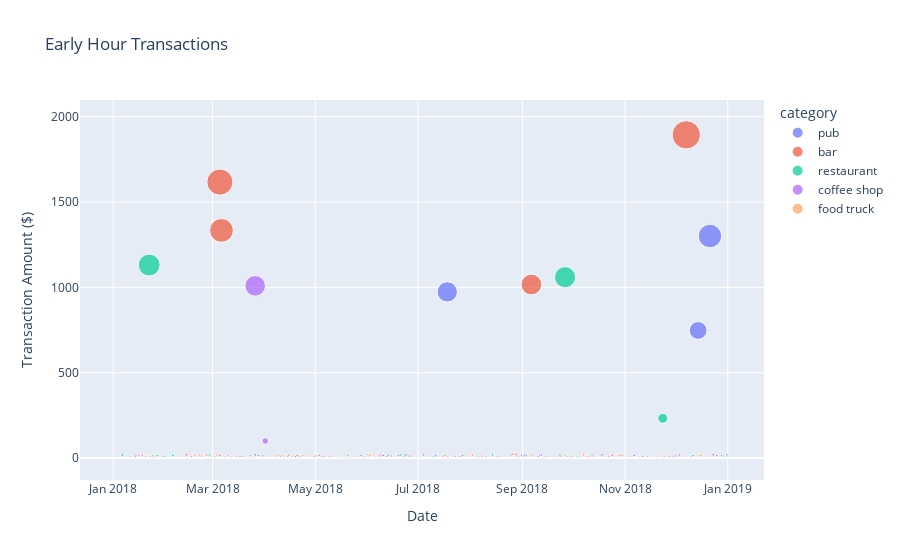

The notebook cell saved with this chart:
### Code cell
# Query: Get early hour transactions (7:00 - 9:00 AM) with merchant categories
query_early_transactions = """
    SELECT t.date, t.amount, m.name AS merchant_name, mc.name AS category
    FROM transaction t
    JOIN merchant m ON t.id_merchant = m.id
    JOIN merchant_category mc ON m.id_merchant_category = mc.id
    WHERE EXTRACT(HOUR FROM t.date) BETWEEN 7 AND 9
    ORDER BY t.date;
"""

# Fetch data
df_early_transactions = pd.read_sql(query_early_transactions, engine)

# Convert date column to datetime format
df_early_transactions['date'] = pd.to_datetime(df_early_transactions['date'])

# Create bubble chart using Plotly Express
fig = px.scatter(
    df_early_transactions,
    x="date",
    y="amount",
    size="amount",  # Bubble size represents transaction amount
    color="category",  # Color represents merchant category
    hover_data=["merchant_name", "amount"],
    title="Early Hour Transactions",
    labels={"amount": "Transaction Amount ($)", "date": "Date"},
)

# Show interactive visualization
fig.show()

### Figure 1 — Plotly figure (JSON) as saved in the notebook; plotly's stock layout.template omitted (floating-point values rounded to 4 significant figures)
{"data": [{"customdata": [["Skinner-Williams"], ["Whitehead-Sexton"], ["Rowe-Abbott"], ["Pitts, Smith and Gonzalez"], ["Johnson-Fuller"], ["Robertson-Smith"], ["Gomez-Kelly"], ["Jarvis-Turner"], ["Rowe-Abbott"], ["Miller-Blevins"], ["Williams Inc"], ["Bell, Gonzalez and Lowe"], ["Ford, Williams and Dunn"], ["Rowe-Abbott"], ["Robertson-Smith"], ["Pitts, Smith and Gonzalez"], ["Giles and Sons"], ["Little-Floyd"], ["Ford, Williams and Dunn"], ["Santos-Fitzgerald"], ["Johnson-Fuller"], ["Velazquez Ltd"], ["Giles and Sons"], ["Allen, Ramos and Carroll"], ["Carter-Blackwell"], ["Bryant, Thomas and Collins"], ["Young, Hull and Williams"], ["Turner Ltd"], ["Rivera PLC"], ["Robertson-Smith"], ["Bryant, Thomas and Collins"], ["Carter-Blackwell"], ["Browning-Cantu"], ["Garcia and Sons"], ["Bell, Gonzalez and Lowe"], ["Turner Ltd"], ["Stanton Group"], ["Brown-Cunningham"], ["Allen, Ramos and Carroll"], ["Russell and Sons"], ["Robertson-Smith"], ["Nguyen, Bautista and Williams"], ["Ruiz-Anderson"], ["Little-Floyd"], ["Bell, Gonzalez and Lowe"], ["Young, Hull and Williams"], ["Miller-Blevins"], ["Jarvis-Turner"], ["Santos-Fitzgerald"], ["Bryant, Thomas and Collins"], ["Little-Floyd"], ["Nguyen, Bautista and Williams"], ["Russell and Sons"], ["Bell, Gonzalez and Lowe"], ["Thornton-Williams"], ["Allen, Ramos and Carroll"], ["Pitts, Smith and Gonzalez"], ["Young, Hull and Williams"], ["Miller-Blevins"], ["Carter-Blackwell"], ["Boone, Davis and Townsend"], ["Rowe-Abbott"], ["Ruiz-Anderson"], ["Jarvis-Turner"], ["Allen, Ramos and Carroll"], ["Johnson-Fuller"], ["Nguyen, Bautista and Williams"], ["Jarvis-Turner"], ["Bartlett and Sons"], ["Turner Ltd"], ["Santos-Fitzgerald"], ["Garcia and Sons"], ["Jarvis-Turner"], ["Robertson-Smith"], ["Rowe-Abbott"], ["Whitehead-Sexton"], ["Bell, Gonzalez and Lowe"], ["Johnson-Fuller"], ["Bartlett and Sons"], ["Johnson-Fuller"], ["Jarvis-Turner"], ["Brown-Cunningham"], ["Johnson-Fuller"], ["Smith-Richards"], ["Stanton Group"], ["Bryant, Thomas and Collins"]], "hovertemplate": "category=pub<br>Date=%{x}<br>Transaction Amount ($)=%{marker.size}<br>merchant_name=%{customdata[0]}<extra></extra>", "legendgroup": "pub", "marker": {"color": "#636efa", "size": [3.89, 16.28, 5.55, 7.94, 3.15, 15.21, 10.47, 1.48, 10.96, 2.65, 10.26, 1.16, 11.64, 11.68, 13.46, 3.97, 1.65, 10.36, 2.79, 5.17, 19.34, 6.2, 10.53, 10.53, 10.03, 10.25, 1.58, 10.11, 3.83, 2.59, 11.65, 3.25, 2.43, 2.24, 4.57, 1.53, 4.14, 1.41, 18.82, 1.46, 17.88, 11.11, 2.38, 18.6, 6.4, 14.8, 1.27, 10.94, 974, 5.48, 10.59, 5.92, 7.5, 10.79, 10.29, 4.37, 19.34, 5.94, 11.53, 17.8, 13.59, 17.14, 7.73, 10.92, 7.46, 19.86, 11.08, 2.99, 16.41, 4.74, 3.86, 6.47, 5.27, 4.29, 10.96, 16.88, 3.9, 748, 4.86, 1301, 19.27, 2.71, 17.13, 12.88, 6.27, 19.75], "sizemode": "area", "sizeref": 4.735, "symbol": "circle"}, "mode": "markers", "name": "pub", "orientation": "v", "showlegend": true, "type": "scatter", "x": ["2018-01-03T08:44:46", "2018-01-06T08:49:34", "2018-01-11T09:27:30", "2018-01-11T09:38:33", "2018-01-14T07:06:57", "2018-01-14T07:33:54", "2018-01-23T08:07:03", "2018-01-23T08:18:10", "2018-01-24T07:55:45", "2018-01-29T07:01:26", "2018-02-01T08:49:24", "2018-02-09T07:38:19", "2018-02-22T07:59:29", "2018-02-25T07:37:03", "2018-02-26T07:31:20", "2018-03-07T09:22:27", "2018-03-12T09:08:18", "2018-03-17T08:07:52", "2018-03-23T07:49:52", "2018-03-25T08:27:43", "2018-03-26T08:08:27", "2018-03-26T08:14:09", "2018-03-30T08:28:18", "2018-04-08T09:46:08", "2018-04-12T08:33:16", "2018-04-19T07:48:36", "2018-04-19T09:58:51", "2018-04-21T07:53:33", "2018-05-02T09:38:58", "2018-05-03T09:11:10", "2018-05-04T08:21:59", "2018-05-04T08:33:40", "2018-05-17T07:39:47", "2018-05-18T07:21:45", "2018-05-21T09:19:58", "2018-05-21T09:36:20", "2018-06-07T08:00:15", "2018-06-07T08:58:28", "2018-06-09T07:29:28", "2018-06-19T08:34:09", "2018-06-20T09:58:49", "2018-06-23T09:15:53", "2018-06-23T09:17:31", "2018-06-24T07:28:48", "2018-06-30T08:01:12", "2018-07-11T09:57:31", "2018-07-16T07:21:20", "2018-07-16T09:15:17", "2018-07-18T09:19:08", "2018-07-19T09:12:40", "2018-07-26T09:55:05", "2018-08-05T08:11:21", "2018-08-06T09:42:47", "2018-08-10T09:27:10", "2018-08-16T07:51:18", "2018-08-25T08:06:30", "2018-08-25T09:38:14", "2018-08-28T08:40:01", "2018-08-29T09:19:59", "2018-09-02T07:36:42", "2018-09-03T07:27:55", "2018-09-11T09:40:23", "2018-09-23T08:15:35", "2018-09-24T07:16:11", "2018-10-06T09:36:45", "2018-10-18T07:16:04", "2018-10-27T08:17:07", "2018-11-05T09:37:01", "2018-11-06T09:41:03", "2018-11-09T08:29:42", "2018-11-15T08:28:06", "2018-11-18T09:29:57", "2018-11-23T07:23:43", "2018-11-29T08:38:28", "2018-11-29T09:23:22", "2018-12-01T09:52:14", "2018-12-06T09:44:23", "2018-12-14T08:51:41", "2018-12-17T09:10:47", "2018-12-21T09:56:32", "2018-12-23T07:39:47", "2018-12-27T07:35:24", "2018-12-28T07:02:38", "2018-12-28T09:00:45", "2018-12-28T09:07:10", "2018-12-31T09:50:25"], "xaxis": "x", "y": [3.89, 16.28, 5.55, 7.94, 3.15, 15.21, 10.47, 1.48, 10.96, 2.65, 10.26, 1.16, 11.64, 11.68, 13.46, 3.97, 1.65, 10.36, 2.79, 5.17, 19.34, 6.2, 10.53, 10.53, 10.03, 10.25, 1.58, 10.11, 3.83, 2.59, 11.65, 3.25, 2.43, 2.24, 4.57, 1.53, 4.14, 1.41, 18.82, 1.46, 17.88, 11.11, 2.38, 18.6, 6.4, 14.8, 1.27, 10.94, 974, 5.48, 10.59, 5.92, 7.5, 10.79, 10.29, 4.37, 19.34, 5.94, 11.53, 17.8, 13.59, 17.14, 7.73, 10.92, 7.46, 19.86, 11.08, 2.99, 16.41, 4.74, 3.86, 6.47, 5.27, 4.29, 10.96, 16.88, 3.9, 748, 4.86, 1301, 19.27, 2.71, 17.13, 12.88, 6.27, 19.75], "yaxis": "y"}, {"customdata": [["Atkinson Ltd"], ["Brown LLC"], ["Fleming, Smith and Collins"], ["Wood-Ramirez"], ["Wood-Ramirez"], ["Atkinson Ltd"], ["Patton-Rivera"], ["Brown LLC"], ["Cox, Montgomery and Morgan"], ["Ruiz-Chavez"], ["Kennedy-Chen"], ["Robles Inc"], ["Mccarty-Thomas"], ["Jacobs, Torres and Walker"], ["Mccarty-Thomas"], ["Griffin-Woodard"], ["Griffin-Woodard"], ["Vasquez-Parker"], ["Fleming, Smith and Collins"], ["Kennedy-Chen"], ["Greer Inc"], ["Williams Group"], ["Patton-Rivera"], ["Greene-Wood"], ["Vasquez-Parker"], ["Jacobs, Torres and Walker"], ["Pugh-Williams"], ["Wood-Ramirez"], ["Brown LLC"], ["Martinez-Robinson"], ["Robles Inc"], ["Bauer-Cole"], ["Mccarty-Thomas"], ["Greene-Wood"], ["Bauer-Cole"], ["Smith PLC"], ["Bauer-Cole"], ["Greene-Wood"], ["Perry and Sons"], ["Patton-Rivera"], ["Greene-Wood"], ["Smith PLC"], ["Vasquez-Parker"], ["Scott, Hess and Finley"], ["Wood-Ramirez"], ["Jacobs, Torres and Walker"], ["Guzman, Garcia and Church"], ["Martinez-Robinson"], ["Pugh-Williams"], ["Brown LLC"], ["Dalton, Cameron and Jones"], ["Perry and Sons"], ["Greer Inc"], ["Jacobs, Torres and Walker"], ["Atkinson Ltd"], ["Jacobs, Torres and Walker"], ["Colon Ltd"], ["Jacobs, Torres and Walker"], ["Pugh-Williams"], ["Colon Ltd"], ["Wood-Ramirez"], ["Patton-Rivera"], ["Colon Ltd"], ["Patton-Rivera"], ["Williams Group"], ["Greene-Wood"], ["White-Hall"], ["Mccarty-Thomas"], ["Ruiz-Chavez"], ["Brown LLC"], ["Greene-Wood"], ["Curry, Scott and Richardson"], ["Greene-Wood"], ["Robles Inc"], ["Kennedy-Chen"], ["Greer Inc"], ["Curry, Scott and Richardson"], ["Bauer-Cole"], ["Wood-Ramirez"], ["Robles Inc"], ["Jacobs, Torres and Walker"]], "hovertemplate": "category=bar<br>Date=%{x}<br>Transaction Amount ($)=%{marker.size}<br>merchant_name=%{customdata[0]}<extra></extra>", "legendgroup": "bar", "marker": {"color": "#EF553B", "size": [1.36, 10.23, 11.96, 5, 11.35, 10.76, 2.48, 1.26, 19.2, 6.17, 10, 7.23, 17.87, 16.58, 1617.0, 1334, 11.12, 10.26, 1.46, 12.34, 10.78, 10.21, 17.78, 10.24, 15.04, 7.33, 1.72, 1.11, 10.39, 12.98, 16.64, 10.3, 2.24, 1.46, 2.27, 17.47, 4.6, 1.62, 17.03, 4.54, 10.53, 12.64, 10.16, 3.09, 15.94, 6.34, 3.97, 15.58, 11.93, 4.89, 6.36, 11.86, 15.42, 2.05, 1.61, 1017, 15.98, 5.16, 1.89, 3.66, 10.44, 1.61, 10.45, 3.58, 10.85, 2.11, 16.84, 2.28, 3.21, 12.76, 10.5, 11.64, 1.51, 10.02, 11.05, 10.48, 1894, 9.59, 1.39, 0.78, 14.98], "sizemode": "area", "sizeref": 4.735, "symbol": "circle"}, "mode": "markers", "name": "bar", "orientation": "v", "showlegend": true, "type": "scatter", "x": ["2018-01-05T07:19:27", "2018-01-14T07:50:44", "2018-01-20T08:35:34", "2018-01-24T08:28:08", "2018-01-25T08:58:28", "2018-01-26T09:30:15", "2018-02-08T08:36:01", "2018-02-11T08:25:36", "2018-02-13T09:24:07", "2018-02-14T08:06:06", "2018-02-16T08:32:50", "2018-02-26T07:25:47", "2018-02-26T09:57:26", "2018-03-05T07:34:15", "2018-03-05T08:26:08", "2018-03-06T07:18:09", "2018-03-15T07:30:36", "2018-03-19T08:40:24", "2018-03-23T07:13:23", "2018-03-24T09:19:46", "2018-04-13T07:16:33", "2018-04-15T07:45:25", "2018-04-15T08:32:38", "2018-04-19T08:09:45", "2018-04-20T08:27:59", "2018-04-22T07:19:40", "2018-04-29T08:03:32", "2018-04-29T08:15:40", "2018-04-30T09:27:01", "2018-05-01T07:40:00", "2018-05-03T07:20:28", "2018-05-06T09:56:48", "2018-05-12T08:42:43", "2018-05-14T07:06:07", "2018-05-19T09:12:20", "2018-06-02T07:44:39", "2018-06-05T08:19:20", "2018-06-07T07:07:22", "2018-06-08T07:31:57", "2018-06-09T08:28:23", "2018-06-12T07:21:43", "2018-06-15T09:16:06", "2018-06-22T07:42:33", "2018-06-25T07:07:38", "2018-06-26T08:00:22", "2018-07-16T09:01:08", "2018-07-17T09:00:53", "2018-07-27T09:49:48", "2018-07-31T07:44:59", "2018-08-13T07:48:40", "2018-08-17T08:25:22", "2018-08-30T08:46:49", "2018-08-31T09:30:29", "2018-09-02T07:33:42", "2018-09-04T09:20:30", "2018-09-06T08:28:55", "2018-09-06T08:35:35", "2018-09-13T09:38:34", "2018-09-24T08:19:07", "2018-09-25T07:39:58", "2018-09-27T09:50:26", "2018-09-28T07:31:10", "2018-09-30T07:38:44", "2018-09-30T08:04:11", "2018-10-09T08:15:25", "2018-10-13T07:56:45", "2018-10-24T09:56:38", "2018-10-26T09:20:18", "2018-10-27T09:59:06", "2018-10-30T09:43:42", "2018-11-03T08:54:52", "2018-11-04T08:34:16", "2018-11-09T09:18:16", "2018-11-11T07:57:40", "2018-11-27T09:56:57", "2018-12-01T07:43:40", "2018-12-07T07:22:03", "2018-12-15T08:05:20", "2018-12-16T09:38:32", "2018-12-20T08:00:01", "2018-12-25T09:55:58"], "xaxis": "x", "y": [1.36, 10.23, 11.96, 5, 11.35, 10.76, 2.48, 1.26, 19.2, 6.17, 10, 7.23, 17.87, 16.58, 1617.0, 1334, 11.12, 10.26, 1.46, 12.34, 10.78, 10.21, 17.78, 10.24, 15.04, 7.33, 1.72, 1.11, 10.39, 12.98, 16.64, 10.3, 2.24, 1.46, 2.27, 17.47, 4.6, 1.62, 17.03, 4.54, 10.53, 12.64, 10.16, 3.09, 15.94, 6.34, 3.97, 15.58, 11.93, 4.89, 6.36, 11.86, 15.42, 2.05, 1.61, 1017, 15.98, 5.16, 1.89, 3.66, 10.44, 1.61, 10.45, 3.58, 10.85, 2.11, 16.84, 2.28, 3.21, 12.76, 10.5, 11.64, 1.51, 10.02, 11.05, 10.48, 1894, 9.59, 1.39, 0.78, 14.98], "yaxis": "y"}, {"customdata": [["Lowe PLC"], ["Lowe PLC"], ["Riggs-Adams"], ["Russell-Thomas"], ["Walker, Deleon and Wolf"], ["Hamilton-Mcfarland"], ["Greene LLC"], ["Lee LLC"], ["Brown, Ballard and Glass"], ["Murphy, Heath and Fields"], ["Martinez Group"], ["Murphy, Heath and Fields"], ["Martinez Group"], ["Wilson and Sons"], ["Riggs-Adams"], ["Mccarty PLC"], ["Fisher-Bolton"], ["Fisher-Bolton"], ["Martinez Group"], ["Mccarty PLC"], ["Bond, Lewis and Rangel"], ["Greene LLC"], ["Mccarty PLC"], ["Russell-Thomas"], ["Fisher-Bolton"], ["Martinez Group"], ["Johnson-Watts"], ["Johnson-Watts"], ["Townsend-Anderson"], ["Johnson-Watts"], ["Martinez Group"], ["Lopez-Kelly"], ["Best Inc"], ["Hamilton-Mcfarland"], ["Riggs-Adams"], ["Martin Inc"], ["Russell-Thomas"], ["Fisher-Bolton"], ["Hamilton-Mcfarland"], ["Lee LLC"], ["Lee LLC"], ["Johnson-Watts"], ["Greene LLC"], ["Herrera Group"], ["Walters-Ward"], ["Martin Inc"], ["Herrera Group"], ["Cline, Myers and Strong"], ["Brown, Ballard and Glass"], ["Bond, Lewis and Rangel"], ["Hamilton-Mcfarland"], ["Lopez-Kelly"], ["Lee LLC"], ["Best Inc"], ["Fisher-Bolton"], ["Townsend-Anderson"], ["Cline, Myers and Strong"], ["Johnson, Rivas and Anderson"], ["Walker, Deleon and Wolf"], ["Lowe PLC"], ["Lee LLC"], ["Walker, Deleon and Wolf"], ["Henderson and Sons"], ["Bond, Lewis and Rangel"], ["Jenkins, Peterson and Beck"], ["Martinez Group"], ["Johnson, Rivas and Anderson"], ["Hamilton-Mcfarland"], ["Harrison, Newton and Hansen"], ["Baxter-Smith"], ["Walker, Deleon and Wolf"], ["Mccarty PLC"], ["Vaughn, Wilson and Hall"], ["Murphy, Heath and Fields"], ["Fisher-Bolton"], ["Bond, Lewis and Rangel"], ["Martin Inc"], ["Jenkins, Peterson and Beck"], ["Riggs-Adams"], ["Riggs-Adams"], ["Riggs-Adams"], ["Greene LLC"], ["Riggs-Adams"], ["Wilson and Sons"], ["Berry-Lopez"]], "hovertemplate": "category=restaurant<br>Date=%{x}<br>Transaction Amount ($)=%{marker.size}<br>merchant_name=%{customdata[0]}<extra></extra>", "legendgroup": "restaurant", "marker": {"color": "#00cc96", "size": [18.35, 18.72, 11.91, 2.51, 1131, 5.56, 15.15, 10.53, 10.49, 17.85, 15.73, 2.73, 18.32, 18.52, 6.16, 10.56, 10.47, 1.77, 13.98, 3.22, 10.38, 4.34, 1.99, 4.48, 4.72, 10.63, 4.87, 4.54, 11.73, 2.97, 6.35, 2.4, 6.06, 5.55, 3.22, 17.48, 1.29, 10.24, 4.28, 7.16, 19.33, 10.87, 10.61, 16.16, 17.56, 15.98, 2.88, 18.56, 11.53, 3.59, 10.23, 14.78, 11.45, 3.35, 16.57, 10.17, 1.09, 18.54, 2.29, 11.37, 2.24, 10.32, 1.09, 19.02, 1060, 1.19, 11.35, 10.97, 11.12, 1.74, 4.49, 17.36, 15.94, 10.45, 2.69, 10.36, 233, 3.88, 11.29, 5.17, 1.53, 14.92, 6.21, 12.25, 11.87], "sizemode": "area", "sizeref": 4.735, "symbol": "circle"}, "mode": "markers", "name": "restaurant", "orientation": "v", "showlegend": true, "type": "scatter", "x": ["2018-01-06T07:00:32", "2018-01-06T08:42:50", "2018-01-17T07:56:09", "2018-01-19T07:08:43", "2018-01-22T08:07:03", "2018-01-24T07:14:27", "2018-01-27T08:36:58", "2018-01-30T09:15:16", "2018-01-31T09:42:00", "2018-02-05T08:37:24", "2018-02-05T09:39:22", "2018-02-14T09:36:28", "2018-02-25T09:36:59", "2018-02-27T08:27:00", "2018-02-28T09:00:15", "2018-03-02T09:24:52", "2018-03-18T07:23:02", "2018-03-21T08:07:16", "2018-03-31T09:18:18", "2018-04-07T09:06:38", "2018-04-07T09:36:01", "2018-04-08T09:08:35", "2018-04-09T08:30:25", "2018-04-12T09:44:09", "2018-04-13T07:00:05", "2018-04-13T09:39:25", "2018-04-13T09:49:49", "2018-04-16T09:52:40", "2018-04-17T09:56:17", "2018-04-18T09:21:42", "2018-05-02T09:41:45", "2018-05-10T08:27:32", "2018-05-14T08:19:34", "2018-05-16T08:50:23", "2018-05-19T07:14:56", "2018-05-20T08:36:46", "2018-05-20T09:22:21", "2018-05-22T08:49:19", "2018-05-26T08:08:43", "2018-05-29T09:59:51", "2018-06-01T08:56:59", "2018-06-01T09:09:17", "2018-06-02T09:10:25", "2018-06-10T07:55:27", "2018-06-13T08:46:29", "2018-06-19T07:16:54", "2018-06-22T07:42:35", "2018-06-23T07:12:06", "2018-06-25T09:17:05", "2018-07-09T07:58:15", "2018-07-10T08:29:26", "2018-07-16T09:25:54", "2018-07-23T07:33:44", "2018-07-24T07:40:27", "2018-07-29T09:00:39", "2018-07-29T09:38:57", "2018-08-05T07:24:20", "2018-08-14T08:38:49", "2018-08-15T09:33:28", "2018-08-16T08:15:42", "2018-08-17T07:24:43", "2018-09-10T07:47:31", "2018-09-12T07:09:31", "2018-09-23T07:30:56", "2018-09-26T08:48:40", "2018-09-26T08:50:53", "2018-09-29T07:16:40", "2018-10-03T08:32:36", "2018-10-05T09:07:35", "2018-10-08T08:18:57", "2018-10-09T09:34:06", "2018-10-12T09:51:16", "2018-10-30T07:08:04", "2018-10-30T07:27:12", "2018-11-01T09:02:14", "2018-11-14T09:41:37", "2018-11-23T09:08:05", "2018-11-24T07:57:37", "2018-11-26T07:19:47", "2018-11-28T07:16:22", "2018-11-30T09:08:26", "2018-12-11T07:42:50", "2018-12-16T09:53:51", "2018-12-29T08:11:55", "2018-12-31T08:22:17"], "xaxis": "x", "y": [18.35, 18.72, 11.91, 2.51, 1131, 5.56, 15.15, 10.53, 10.49, 17.85, 15.73, 2.73, 18.32, 18.52, 6.16, 10.56, 10.47, 1.77, 13.98, 3.22, 10.38, 4.34, 1.99, 4.48, 4.72, 10.63, 4.87, 4.54, 11.73, 2.97, 6.35, 2.4, 6.06, 5.55, 3.22, 17.48, 1.29, 10.24, 4.28, 7.16, 19.33, 10.87, 10.61, 16.16, 17.56, 15.98, 2.88, 18.56, 11.53, 3.59, 10.23, 14.78, 11.45, 3.35, 16.57, 10.17, 1.09, 18.54, 2.29, 11.37, 2.24, 10.32, 1.09, 19.02, 1060, 1.19, 11.35, 10.97, 11.12, 1.74, 4.49, 17.36, 15.94, 10.45, 2.69, 10.36, 233, 3.88, 11.29, 5.17, 1.53, 14.92, 6.21, 12.25, 11.87], "yaxis": "y"}, {"customdata": [["Osborne-Page"], ["Ferguson Ltd"], ["Padilla-Clements"], ["Mcdaniel, Hines and Mcfarland"], ["Kim-Lopez"], ["Wallace and Sons"], ["Ferguson Ltd"], ["Maxwell, Tapia and Villanueva"], ["Wallace and Sons"], ["Kim-Lopez"], ["Rodriguez, Dunlap and Nunez"], ["Collins LLC"], ["Brown, Estrada and Powers"], ["Wallace and Sons"], ["Padilla-Clements"], ["Maxwell, Tapia and Villanueva"], ["Jones, Clark and Hoover"], ["Sweeney-Paul"], ["Padilla-Clements"], ["Osborne-Page"], ["Padilla-Clements"], ["Horn Ltd"], ["Horn Ltd"], ["Brown, Estrada and Powers"], ["Ramirez-Carr"], ["Maldonado Group"], ["Smith-Stephens"], ["Marshall-Rojas"], ["Pitts, Salinas and Garcia"], ["Sanders, Parks and Mcfarland"], ["Kim-Lopez"], ["Williams, Wright and Wagner"], ["Marshall-Rojas"], ["Marshall-Rojas"], ["Johnson and Sons"], ["Williams, Wright and Wagner"], ["Smith-Stephens"], ["Ramirez-Carr"], ["Jones, Clark and Hoover"], ["Ferguson Ltd"], ["Ferguson Ltd"], ["Ferguson Ltd"], ["Osborne-Page"], ["Ferguson Ltd"], ["Johnson and Sons"], ["Edwards-Aguirre"], ["Pitts, Salinas and Garcia"], ["Brown, Estrada and Powers"], ["Wallace and Sons"], ["Smith-Stephens"], ["Kim-Lopez"], ["Pitts, Salinas and Garcia"], ["Sweeney-Paul"], ["Edwards-Aguirre"], ["Mitchell Group"], ["Ramirez-Carr"], ["Sweeney-Paul"], ["Smith-Stephens"], ["Pitts, Salinas and Garcia"], ["Mcdaniel, Hines and Mcfarland"], ["Sanders, Parks and Mcfarland"], ["Sweeney-Paul"], ["Marshall-Rojas"], ["Sanders, Parks and Mcfarland"], ["Maxwell, Tapia and Villanueva"], ["Williams, Wright and Wagner"], ["Pitts, Salinas and Garcia"], ["Sanders, Parks and Mcfarland"], ["Brown, Estrada and Powers"], ["Ferguson Ltd"], ["Rodriguez, Dunlap and Nunez"], ["Osborne-Page"], ["Kim-Lopez"], ["Padilla-Clements"]], "hovertemplate": "category=coffee shop<br>Date=%{x}<br>Transaction Amount ($)=%{marker.size}<br>merchant_name=%{customdata[0]}<extra></extra>", "legendgroup": "coffee shop", "marker": {"color": "#ab63fa", "size": [7.07, 17.36, 3.82, 17.54, 5.74, 3.08, 6.3, 8.02, 18.14, 2.55, 2.99, 13.53, 2.06, 14.26, 1009, 16.36, 12.96, 3.65, 100, 10.32, 10.82, 10.51, 10.75, 10.84, 10.48, 1.9, 10.34, 3.08, 15.96, 0.83, 11.88, 15.05, 6.23, 10.2, 6.68, 5.5, 18.93, 9.89, 10.45, 12.16, 10.68, 5.84, 14.42, 12.52, 11.38, 10.62, 20.71, 10.68, 10.38, 18.48, 2.34, 11.72, 11.94, 11.81, 0.61, 4.85, 1.36, 10.27, 1.6, 11.31, 4.3, 13.83, 10.2, 12.98, 5.65, 16.85, 2.09, 7.8, 10.58, 6.46, 12.32, 18.08, 10.31, 5.96], "sizemode": "area", "sizeref": 4.735, "symbol": "circle"}, "mode": "markers", "name": "coffee shop", "orientation": "v", "showlegend": true, "type": "scatter", "x": ["2018-01-07T07:33:17", "2018-01-16T08:02:04", "2018-01-17T09:09:33", "2018-01-18T08:18:50", "2018-01-25T07:41:11", "2018-01-27T08:24:11", "2018-02-01T09:29:56", "2018-02-18T08:19:55", "2018-02-25T07:55:21", "2018-02-25T08:52:38", "2018-03-08T09:47:40", "2018-03-10T08:52:09", "2018-03-20T08:58:40", "2018-03-23T09:31:49", "2018-03-26T07:41:59", "2018-03-28T07:36:02", "2018-03-30T08:12:28", "2018-03-31T08:48:53", "2018-04-01T07:17:21", "2018-04-10T09:14:37", "2018-04-14T08:09:42", "2018-04-30T07:29:14", "2018-05-04T09:45:24", "2018-05-05T09:06:25", "2018-05-09T09:34:14", "2018-05-20T09:33:41", "2018-05-23T09:27:09", "2018-05-25T09:52:03", "2018-05-28T07:57:39", "2018-05-31T09:07:36", "2018-06-08T07:25:30", "2018-06-10T08:20:40", "2018-06-18T08:04:04", "2018-06-26T09:10:08", "2018-06-27T08:22:41", "2018-07-02T08:25:29", "2018-07-04T08:51:29", "2018-07-15T07:33:37", "2018-07-18T08:04:03", "2018-07-21T09:34:52", "2018-07-25T07:55:47", "2018-07-29T07:42:47", "2018-08-02T07:13:49", "2018-08-08T08:36:23", "2018-08-10T09:06:53", "2018-08-17T09:15:24", "2018-08-28T07:17:14", "2018-09-01T09:41:45", "2018-09-10T07:53:03", "2018-09-12T07:33:19", "2018-09-15T07:31:59", "2018-09-15T08:33:49", "2018-09-16T09:16:55", "2018-09-19T09:49:13", "2018-09-21T07:53:08", "2018-10-04T07:23:53", "2018-10-05T08:27:56", "2018-10-09T07:22:22", "2018-10-10T09:01:17", "2018-10-13T07:26:25", "2018-10-19T09:27:44", "2018-10-22T07:41:56", "2018-10-22T08:11:43", "2018-10-27T08:04:44", "2018-10-29T07:16:30", "2018-10-29T07:18:34", "2018-11-15T07:29:13", "2018-11-20T08:31:45", "2018-11-24T07:08:51", "2018-11-25T08:31:16", "2018-11-30T08:52:20", "2018-12-03T09:24:59", "2018-12-10T07:44:42", "2018-12-24T08:12:44"], "xaxis": "x", "y": [7.07, 17.36, 3.82, 17.54, 5.74, 3.08, 6.3, 8.02, 18.14, 2.55, 2.99, 13.53, 2.06, 14.26, 1009, 16.36, 12.96, 3.65, 100, 10.32, 10.82, 10.51, 10.75, 10.84, 10.48, 1.9, 10.34, 3.08, 15.96, 0.83, 11.88, 15.05, 6.23, 10.2, 6.68, 5.5, 18.93, 9.89, 10.45, 12.16, 10.68, 5.84, 14.42, 12.52, 11.38, 10.62, 20.71, 10.68, 10.38, 18.48, 2.34, 11.72, 11.94, 11.81, 0.61, 4.85, 1.36, 10.27, 1.6, 11.31, 4.3, 13.83, 10.2, 12.98, 5.65, 16.85, 2.09, 7.8, 10.58, 6.46, 12.32, 18.08, 10.31, 5.96], "yaxis": "y"}, {"customdata": [["Clark and Sons"], ["Kelley-Roberts"], ["Romero-Jordan"], ["Garcia PLC"], ["Combs-Jones"], ["Dominguez PLC"], ["Solis Group"], ["Mccullough-Murphy"], ["Kelly, Dyer and Schmitt"], ["Yoder-Zavala"], ["Yoder-Zavala"], ["Dominguez PLC"], ["Armstrong PLC"], ["Clark and Sons"], ["Wilson, Roberts and Davenport"], ["Kidd-Lopez"], ["Mccullough-Murphy"], ["Romero-Jordan"], ["Kidd-Lopez"], ["Wilson, Roberts and Davenport"], ["Baker Inc"], ["Baker Inc"], ["Richardson, Smith and Jordan"], ["Combs-Jones"], ["Armstrong PLC"], ["Davis, Lowe and Baxter"], ["Baker Inc"], ["Wilson, Roberts and Davenport"], ["Vega, Jones and Castro"], ["Solis Group"], ["Richardson, Smith and Jordan"], ["Combs-Jones"], ["Solis Group"], ["Vega, Jones and Castro"], ["Cooper, Carpenter and Jackson"], ["Marshall-Lopez"], ["Marshall-Lopez"], ["Walker, Campbell and Sullivan"], ["Baker Inc"], ["Kelly, Dyer and Schmitt"], ["Vega, Jones and Castro"], ["Reed Group"], ["Rodgers, Johnston and Macias"], ["Davis, Lowe and Baxter"], ["Norton, Burton and Smith"], ["Mccullough-Murphy"], ["Walker, Campbell and Sullivan"], ["Long, Harrell and Johnson"], ["Reed Group"], ["Garcia PLC"], ["Norton, Burton and Smith"], ["Marshall-Lopez"], ["Solis Group"], ["Wheeler-Moreno"], ["Baker Inc"], ["Combs-Jones"], ["Kelly, Dyer and Schmitt"], ["Reed Group"], ["Marshall-Lopez"], ["Baker Inc"], ["Norton, Burton and Smith"], ["Richardson, Smith and Jordan"], ["Solis Group"], ["Miller, Chavez and Cobb"], ["Rodgers, Johnston and Macias"], ["Combs-Jones"], ["Clark and Sons"], ["Mccullough-Murphy"], ["Fowler and Sons"], ["Kelley-Roberts"], ["Young-Navarro"], ["Armstrong PLC"], ["Day-Murray"], ["Wilson, Roberts and Davenport"], ["Davis, Lowe and Baxter"], ["Garcia PLC"], ["Combs-Jones"], ["Hess-Fischer"], ["Norton, Burton and Smith"], ["Miller, Chavez and Cobb"], ["Baker Inc"], ["Combs-Jones"], ["Vega, Jones and Castro"], ["Rodriguez-Parker"], ["Combs-Jones"], ["Baker Inc"], ["Solis Group"], ["Wilson, Roberts and Davenport"], ["Richardson, Smith and Jordan"], ["Wilson, Roberts and Davenport"], ["Kelly, Dyer and Schmitt"], ["Kidd-Lopez"], ["Day-Murray"]], "hovertemplate": "category=food truck<br>Date=%{x}<br>Transaction Amount ($)=%{marker.size}<br>merchant_name=%{customdata[0]}<extra></extra>", "legendgroup": "food truck", "marker": {"color": "#FFA15A", "size": [1.62, 12.67, 2.85, 17.53, 10.58, 9.81, 15.22, 2.46, 4.53, 2.41, 16.38, 18.3, 18.06, 12.17, 18.98, 2.9, 15.1, 6.03, 2.59, 19.5, 2.23, 1.37, 10.84, 10.08, 11.55, 4.98, 0.78, 14.8, 2.58, 11.73, 17.73, 16.07, 2.5, 1.54, 16.65, 2.75, 14.3, 13.52, 10.35, 4.96, 15.37, 10.93, 3.24, 0.59, 10.28, 10.15, 18.76, 16.08, 19.49, 10.56, 4.03, 10.21, 16.21, 5.11, 12.5, 18.93, 4.32, 10.06, 23.13, 11.51, 10.55, 10.04, 10.6, 8.32, 10.27, 14.94, 1.54, 2.49, 18.53, 20.44, 5.59, 11.17, 1.63, 1.67, 10.17, 14.67, 11.37, 11.11, 16.85, 5.61, 16.64, 5.76, 10.74, 2.18, 13.65, 11.6, 14.36, 5.05, 16.35, 1.45, 11.7, 2.51, 3.46], "sizemode": "area", "sizeref": 4.735, "symbol": "circle"}, "mode": "markers", "name": "food truck", "orientation": "v", "showlegend": true, "type": "scatter", "x": ["2018-01-11T09:58:11", "2018-01-17T07:31:03", "2018-01-17T09:25:09", "2018-01-18T08:58:13", "2018-01-20T07:47:30", "2018-01-20T09:56:37", "2018-01-24T09:31:37", "2018-01-29T07:09:51", "2018-02-03T07:45:02", "2018-02-04T09:22:22", "2018-02-18T07:25:42", "2018-02-18T08:54:19", "2018-02-18T09:33:06", "2018-02-19T08:50:36", "2018-02-21T08:21:10", "2018-02-24T07:59:19", "2018-02-25T08:23:37", "2018-02-27T09:20:29", "2018-02-28T09:13:38", "2018-03-03T08:42:02", "2018-03-04T07:04:06", "2018-03-08T07:46:00", "2018-03-08T09:02:09", "2018-03-11T09:33:38", "2018-03-12T08:57:11", "2018-03-22T08:20:15", "2018-03-27T07:04:02", "2018-04-07T07:18:20", "2018-04-07T08:18:17", "2018-04-08T07:06:20", "2018-04-09T07:08:11", "2018-04-11T08:26:52", "2018-04-13T09:52:26", "2018-04-15T09:50:16", "2018-04-23T08:18:49", "2018-04-23T09:08:20", "2018-04-24T07:41:49", "2018-04-27T08:08:38", "2018-05-05T09:42:53", "2018-05-15T07:25:18", "2018-05-20T07:05:42", "2018-05-22T07:44:08", "2018-05-22T08:44:45", "2018-05-30T08:27:41", "2018-05-30T08:53:40", "2018-06-02T07:02:24", "2018-06-02T07:45:48", "2018-06-02T09:56:49", "2018-06-04T08:30:28", "2018-06-16T07:02:51", "2018-06-19T08:36:08", "2018-07-15T08:56:47", "2018-07-17T08:10:36", "2018-07-21T07:26:50", "2018-07-30T08:49:16", "2018-08-02T07:44:24", "2018-08-16T09:59:26", "2018-08-19T08:23:11", "2018-08-26T07:15:18", "2018-08-29T09:06:56", "2018-08-30T07:43:55", "2018-09-06T09:12:58", "2018-09-14T09:06:43", "2018-09-20T08:41:00", "2018-09-21T08:28:34", "2018-09-26T07:52:23", "2018-10-02T07:39:36", "2018-10-05T07:41:47", "2018-10-07T07:08:08", "2018-10-07T08:16:54", "2018-10-07T08:21:09", "2018-10-10T09:16:27", "2018-10-11T07:53:12", "2018-10-11T08:58:22", "2018-10-11T09:37:18", "2018-10-17T09:49:28", "2018-10-20T08:13:44", "2018-10-27T09:26:37", "2018-10-28T07:02:33", "2018-10-29T09:47:00", "2018-10-30T09:45:03", "2018-11-04T09:41:02", "2018-11-09T07:37:01", "2018-11-16T09:29:00", "2018-11-21T09:20:37", "2018-11-25T09:31:01", "2018-12-15T08:34:15", "2018-12-16T08:22:39", "2018-12-16T08:41:53", "2018-12-18T07:36:22", "2018-12-18T07:45:28", "2018-12-22T08:37:19", "2018-12-28T08:45:26"], "xaxis": "x", "y": [1.62, 12.67, 2.85, 17.53, 10.58, 9.81, 15.22, 2.46, 4.53, 2.41, 16.38, 18.3, 18.06, 12.17, 18.98, 2.9, 15.1, 6.03, 2.59, 19.5, 2.23, 1.37, 10.84, 10.08, 11.55, 4.98, 0.78, 14.8, 2.58, 11.73, 17.73, 16.07, 2.5, 1.54, 16.65, 2.75, 14.3, 13.52, 10.35, 4.96, 15.37, 10.93, 3.24, 0.59, 10.28, 10.15, 18.76, 16.08, 19.49, 10.56, 4.03, 10.21, 16.21, 5.11, 12.5, 18.93, 4.32, 10.06, 23.13, 11.51, 10.55, 10.04, 10.6, 8.32, 10.27, 14.94, 1.54, 2.49, 18.53, 20.44, 5.59, 11.17, 1.63, 1.67, 10.17, 14.67, 11.37, 11.11, 16.85, 5.61, 16.64, 5.76, 10.74, 2.18, 13.65, 11.6, 14.36, 5.05, 16.35, 1.45, 11.7, 2.51, 3.46], "yaxis": "y"}], "layout": {"autosize": true, "legend": {"itemsizing": "constant", "title": {"text": "category"}, "tracegroupgap": 0}, "title": {"text": "Early Hour Transactions"}, "xaxis": {"anchor": "y", "autorange": true, "domain": [0, 1], "range": ["2017-12-11 10:27:25.4965", "2019-01-23 08:07:45.5035"], "title": {"text": "Date"}, "type": "date"}, "yaxis": {"anchor": "x", "autorange": true, "domain": [0, 1], "range": [-158.1, 2222.0], "title": {"text": "Transaction Amount ($)"}, "type": "linear"}}}
